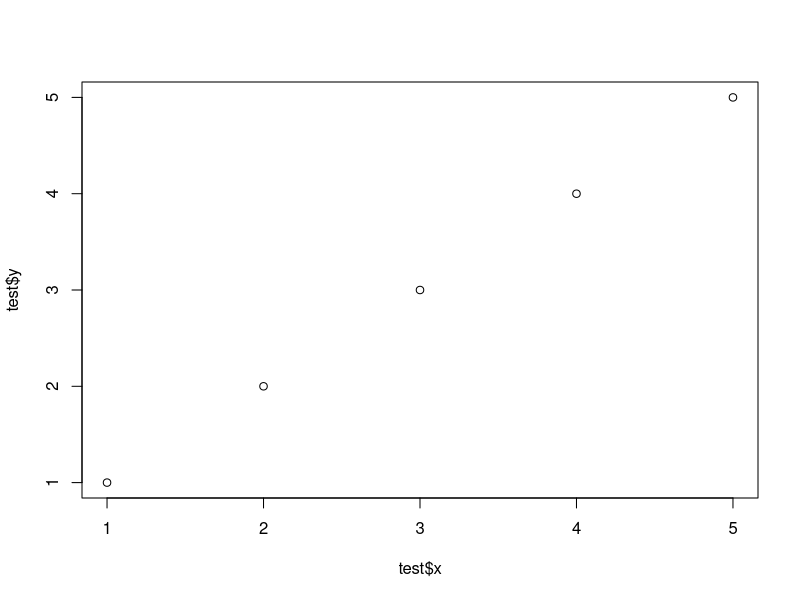
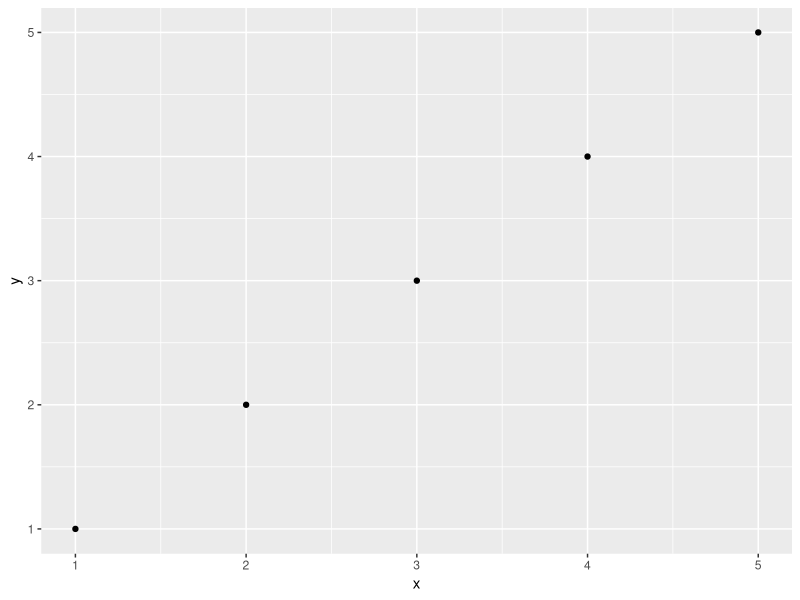

R code for these plots, in order:
x = 1 

test = data.frame(
    x = 1:5, 
    y = 1:5
)

View(test)

plot(test$x, test$y)

library(tidyverse)

test %>% ggplot(aes(x, y)) + geom_point()
